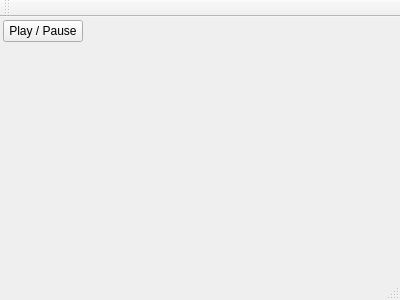
<?xml version="1.0" encoding="UTF-8"?>
<ui version="4.0">
 <class>MainWindow</class>
 <widget class="QMainWindow" name="MainWindow">
  <property name="geometry">
   <rect>
    <x>0</x>
    <y>0</y>
    <width>400</width>
    <height>300</height>
   </rect>
  </property>
  <property name="windowTitle">
   <string>MainWindow</string>
  </property>
  <widget class="QWidget" name="centralWidget">
   <layout class="QVBoxLayout" name="verticalLayout">
    <property name="spacing">
     <number>3</number>
    </property>
    <property name="leftMargin">
     <number>3</number>
    </property>
    <property name="topMargin">
     <number>3</number>
    </property>
    <property name="rightMargin">
     <number>3</number>
    </property>
    <property name="bottomMargin">
     <number>3</number>
    </property>
    <item>
     <layout class="QHBoxLayout" name="horizontalLayout">
      <property name="sizeConstraint">
       <enum>QLayout::SetDefaultConstraint</enum>
      </property>
      <item>
       <widget class="QPushButton" name="playPauseButton">
        <property name="text">
         <string>Play / Pause</string>
        </property>
       </widget>
      </item>
      <item>
       <spacer name="horizontalSpacer">
        <property name="orientation">
         <enum>Qt::Horizontal</enum>
        </property>
        <property name="sizeHint" stdset="0">
         <size>
          <width>40</width>
          <height>20</height>
         </size>
        </property>
       </spacer>
      </item>
     </layout>
    </item>
    <item>
     <spacer name="verticalSpacer">
      <property name="orientation">
       <enum>Qt::Vertical</enum>
      </property>
      <property name="sizeType">
       <enum>QSizePolicy::Fixed</enum>
      </property>
      <property name="sizeHint" stdset="0">
       <size>
        <width>20</width>
        <height>10</height>
       </size>
      </property>
     </spacer>
    </item>
    <item>
     <widget class="PlotArea" name="plotArea" native="true">
      <property name="sizePolicy">
       <sizepolicy hsizetype="Preferred" vsizetype="Expanding">
        <horstretch>0</horstretch>
        <verstretch>0</verstretch>
       </sizepolicy>
      </property>
     </widget>
    </item>
   </layout>
  </widget>
  <widget class="QMenuBar" name="menuBar">
   <property name="geometry">
    <rect>
     <x>0</x>
     <y>0</y>
     <width>400</width>
     <height>24</height>
    </rect>
   </property>
  </widget>
  <widget class="QToolBar" name="mainToolBar">
   <attribute name="toolBarArea">
    <enum>TopToolBarArea</enum>
   </attribute>
   <attribute name="toolBarBreak">
    <bool>false</bool>
   </attribute>
  </widget>
  <widget class="QStatusBar" name="statusBar"/>
 </widget>
 <layoutdefault spacing="6" margin="11"/>
 <customwidgets>
  <customwidget>
   <class>PlotArea</class>
   <extends>QWidget</extends>
   <header location="global">realtimeplot/plotarea.h</header>
   <container>1</container>
  </customwidget>
 </customwidgets>
 <resources/>
 <connections/>
</ui>
